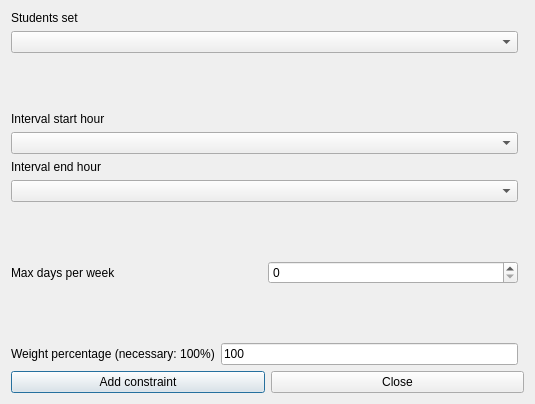
<?xml version="1.0" encoding="UTF-8"?>
<ui version="4.0">
 <class>AddConstraintStudentsSetMorningIntervalMaxDaysPerWeekForm_template</class>
 <widget class="QDialog" name="AddConstraintStudentsSetMorningIntervalMaxDaysPerWeekForm_template">
  <property name="geometry">
   <rect>
    <x>0</x>
    <y>0</y>
    <width>535</width>
    <height>404</height>
   </rect>
  </property>
  <property name="windowTitle">
   <string extracomment="This is the title of the dialog to add a new constraint of this type">Add students set morning interval max days per week</string>
  </property>
  <layout class="QGridLayout">
   <item row="0" column="0">
    <layout class="QVBoxLayout">
     <item>
      <widget class="QLabel" name="studentsTextLabel">
       <property name="frameShape">
        <enum>QFrame::NoFrame</enum>
       </property>
       <property name="frameShadow">
        <enum>QFrame::Plain</enum>
       </property>
       <property name="text">
        <string>Students set</string>
       </property>
       <property name="wordWrap">
        <bool>false</bool>
       </property>
      </widget>
     </item>
     <item>
      <widget class="QComboBox" name="studentsComboBox">
       <property name="editable">
        <bool>false</bool>
       </property>
       <property name="insertPolicy">
        <enum>QComboBox::NoInsert</enum>
       </property>
       <property name="duplicatesEnabled">
        <bool>false</bool>
       </property>
      </widget>
     </item>
    </layout>
   </item>
   <item row="8" column="0" colspan="2">
    <layout class="QHBoxLayout">
     <item>
      <widget class="QPushButton" name="addConstraintPushButton">
       <property name="text">
        <string>Add constraint</string>
       </property>
      </widget>
     </item>
     <item>
      <widget class="QPushButton" name="closePushButton">
       <property name="text">
        <string>Close</string>
       </property>
      </widget>
     </item>
    </layout>
   </item>
   <item row="7" column="0">
    <layout class="QHBoxLayout">
     <item>
      <widget class="QLabel" name="weightTextLabel">
       <property name="frameShape">
        <enum>QFrame::NoFrame</enum>
       </property>
       <property name="frameShadow">
        <enum>QFrame::Plain</enum>
       </property>
       <property name="text">
        <string>Weight percentage (necessary: 100%)</string>
       </property>
       <property name="wordWrap">
        <bool>false</bool>
       </property>
      </widget>
     </item>
     <item>
      <widget class="QLineEdit" name="weightLineEdit">
       <property name="text">
        <string notr="true">100</string>
       </property>
      </widget>
     </item>
    </layout>
   </item>
   <item row="6" column="0">
    <spacer name="spacer1">
     <property name="orientation">
      <enum>Qt::Vertical</enum>
     </property>
     <property name="sizeType">
      <enum>QSizePolicy::Expanding</enum>
     </property>
     <property name="sizeHint" stdset="0">
      <size>
       <width>20</width>
       <height>31</height>
      </size>
     </property>
    </spacer>
   </item>
   <item row="5" column="0">
    <layout class="QHBoxLayout">
     <item>
      <widget class="QLabel" name="maxDaysTextLabel">
       <property name="frameShape">
        <enum>QFrame::NoFrame</enum>
       </property>
       <property name="frameShadow">
        <enum>QFrame::Plain</enum>
       </property>
       <property name="text">
        <string>Max days per week</string>
       </property>
       <property name="wordWrap">
        <bool>false</bool>
       </property>
      </widget>
     </item>
     <item>
      <widget class="QSpinBox" name="maxDaysSpinBox"/>
     </item>
    </layout>
   </item>
   <item row="4" column="0">
    <spacer name="spacer1_2">
     <property name="orientation">
      <enum>Qt::Vertical</enum>
     </property>
     <property name="sizeType">
      <enum>QSizePolicy::Expanding</enum>
     </property>
     <property name="sizeHint" stdset="0">
      <size>
       <width>20</width>
       <height>31</height>
      </size>
     </property>
    </spacer>
   </item>
   <item row="3" column="0">
    <layout class="QVBoxLayout">
     <item>
      <widget class="QLabel" name="endTextLabel">
       <property name="frameShape">
        <enum>QFrame::NoFrame</enum>
       </property>
       <property name="frameShadow">
        <enum>QFrame::Plain</enum>
       </property>
       <property name="text">
        <string>Interval end hour</string>
       </property>
       <property name="wordWrap">
        <bool>false</bool>
       </property>
      </widget>
     </item>
     <item>
      <widget class="QComboBox" name="endHourComboBox">
       <property name="editable">
        <bool>false</bool>
       </property>
       <property name="insertPolicy">
        <enum>QComboBox::NoInsert</enum>
       </property>
       <property name="duplicatesEnabled">
        <bool>false</bool>
       </property>
      </widget>
     </item>
    </layout>
   </item>
   <item row="2" column="0">
    <layout class="QVBoxLayout">
     <item>
      <widget class="QLabel" name="startTextLabel">
       <property name="frameShape">
        <enum>QFrame::NoFrame</enum>
       </property>
       <property name="frameShadow">
        <enum>QFrame::Plain</enum>
       </property>
       <property name="text">
        <string>Interval start hour</string>
       </property>
       <property name="wordWrap">
        <bool>false</bool>
       </property>
      </widget>
     </item>
     <item>
      <widget class="QComboBox" name="startHourComboBox">
       <property name="editable">
        <bool>false</bool>
       </property>
       <property name="insertPolicy">
        <enum>QComboBox::NoInsert</enum>
       </property>
       <property name="duplicatesEnabled">
        <bool>false</bool>
       </property>
      </widget>
     </item>
    </layout>
   </item>
   <item row="1" column="0">
    <spacer name="spacer1_3">
     <property name="orientation">
      <enum>Qt::Vertical</enum>
     </property>
     <property name="sizeType">
      <enum>QSizePolicy::Expanding</enum>
     </property>
     <property name="sizeHint" stdset="0">
      <size>
       <width>20</width>
       <height>31</height>
      </size>
     </property>
    </spacer>
   </item>
  </layout>
 </widget>
 <layoutdefault spacing="6" margin="11"/>
 <resources/>
 <connections/>
</ui>
